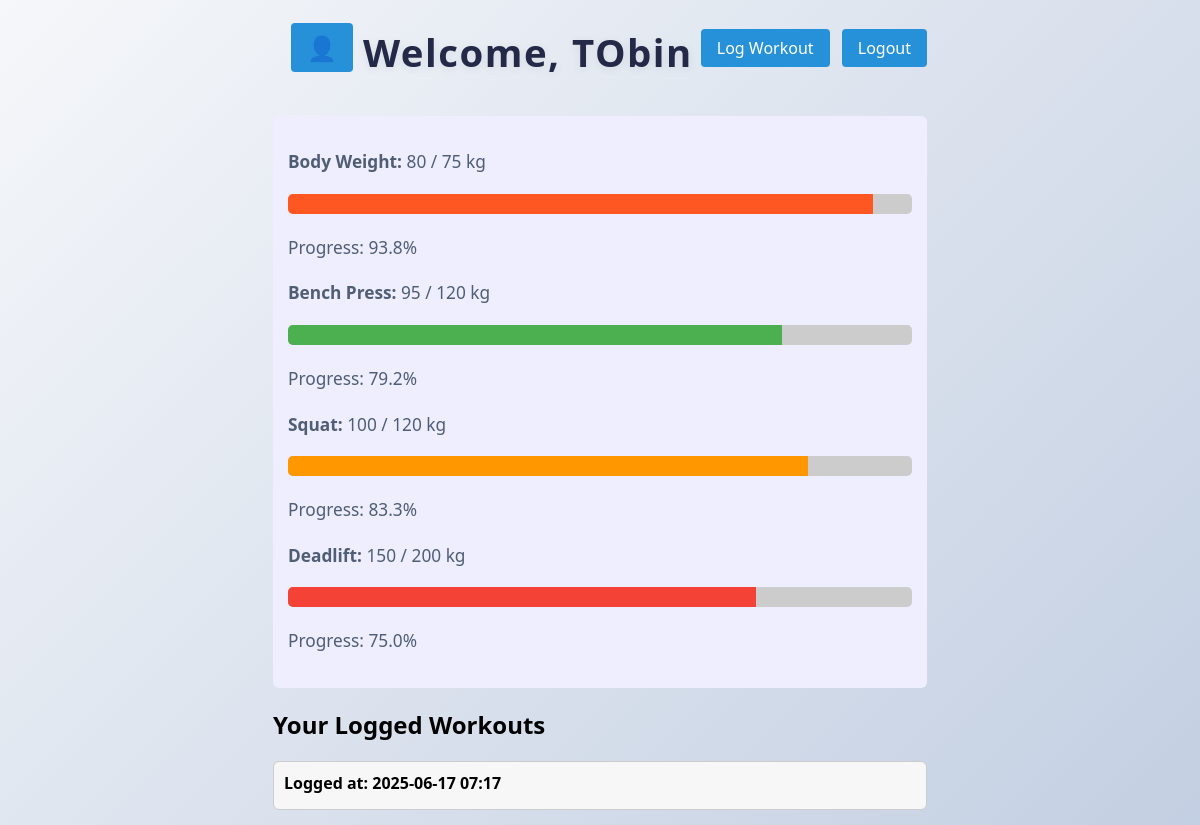
Screenshot of /home (signed in) with the database file from the repository.
### workout_tracker/database_models.py (models this page shows)
class User(db.Model):
    __tablename__ = 'Users Table'
    ID = db.Column(db.Integer, primary_key=True)
    Username = db.Column(db.String, unique=True, nullable=False)
    password_hash = db.Column(db.String, nullable=False)
    Join_date = db.Column(db.String)
    instructions = db.Column(db.Text)
    description = db.Column(db.Text)
    bench_goal = db.Column(db.Integer)
    squat_goal = db.Column(db.Integer)
    deadlift_goal = db.Column(db.Integer)
    bench_current = db.Column(db.Integer)
    squat_current = db.Column(db.Integer)
    deadlift_current = db.Column(db.Integer)
    recovery_phrase = db.Column(db.Text)
    weight_updated = db.Column(db.String)
    current_weight = db.Column(db.Float)
    goal_weight = db.Column(db.Float)

class UserExercise(db.Model):
    __tablename__ = 'UserExercises'
    ID = db.Column(db.Integer, primary_key=True)
    user_id = db.Column(db.Integer, nullable=False)
    duration = db.Column(db.Integer)
    intensity = db.Column(db.Integer)
    calories_burned = db.Column(db.Integer)
    notes = db.Column(db.Text)
    date_completed = db.Column(db.Integer)
    exercises = db.relationship('WorkoutExercise', backref='parent', lazy=True)

### workout_tracker/app.py (the view)
@app.route('/home')
def home():
    if 'user_id' not in session:
        return redirect(url_for('login'))
    user = User.query.get(session['user_id'])
    logs = (
        UserExercise.query
        .filter_by(user_id=user.ID)
        .order_by(UserExercise.date_completed.desc())
        .all()
    )
    grouped = {}
    for log in logs:
        exercises = WorkoutExercise.query.filter_by(user_exercise_id=log.ID).all()
        grouped[log.date_completed] = {
            "meta": log,
            "exercises": exercises
        }
    return render_template('home_page.html', user=user, grouped_workouts=grouped)

### workout_tracker/app.py (called while the page is built)
@app.template_filter('datetimeformat')
def datetimeformat(value):
    return datetime.fromtimestamp(int(value)).strftime('%Y-%m-%d %H:%M')

### Templates/home_page.html (shortened to what this page needs)
<!DOCTYPE html>
<html lang="en">
<head>
    <link rel="stylesheet" href="{{ url_for('static', filename='css/main_styles.css') }}">
</head>
<body>
<div class="center">
    <div class="top-bar">
        <div class="profile-icon">
            <a href="{{ url_for('profile_settings') }}" title="Edit Profile">👤</a>
        </div>
        <h1>Welcome, {{ user.Username }}</h1>
        <div>
            <a href="{{ url_for('log_workout') }}">Log Workout</a>
            <a href="{{ url_for('logout') }}">Logout</a>
        </div>
    </div>
    <div class="goals-info">
        {% if user.current_weight and user.goal_weight %}
            <p><strong>Body Weight:</strong> {{ user.current_weight }} / {{ user.goal_weight }} kg</p>
            {% if user.goal_weight < user.current_weight %}
                {% set weight_progress = (user.goal_weight / user.current_weight) * 100 %}
                <div class="progress-bar">
                    <div class="progress-fill" style="width: {{ weight_progress | round(1) }}%; background: #ff5722;"></div>
                </div>
            {% else %}
                {% set weight_progress = (user.current_weight / user.goal_weight) * 100 %}
                <div class="progress-bar">
                    <div class="progress-fill" style="width: {{ weight_progress | round(1) }}%; background: #4caf50;"></div>
                </div>
            {% endif %}
            <p>Progress: {{ weight_progress | round(1) }}%</p>
        {% endif %}
        {% if user.bench_current and user.bench_goal %}
            <p><strong>Bench Press:</strong> {{ user.bench_current }} / {{ user.bench_goal }} kg</p>
            {% set bench_pct = (user.bench_current / user.bench_goal * 100) %}
            <div class="progress-bar">
                <div class="progress-fill" style="width: {{ bench_pct | round(1) }}%; background: #4CAF50;"></div>
            </div>
            <p>Progress: {{ bench_pct | round(1) }}%</p>
        {% endif %}
        {% if user.squat_current and user.squat_goal %}
            <p><strong>Squat:</strong> {{ user.squat_current }} / {{ user.squat_goal }} kg</p>
            {% set squat_pct = (user.squat_current / user.squat_goal * 100) %}
            <div class="progress-bar">
                <div class="progress-fill" style="width: {{ squat_pct | round(1) }}%; background: #FF9800;"></div>
            </div>
            <p>Progress: {{ squat_pct | round(1) }}%</p>
        {% endif %}
        {% if user.deadlift_current and user.deadlift_goal %}
            <p><strong>Deadlift:</strong> {{ user.deadlift_current }} / {{ user.deadlift_goal }} kg</p>
            {% set dl_pct = (user.deadlift_current / user.deadlift_goal * 100) %}
            <div class="progress-bar">
                <div class="progress-fill" style="width: {{ dl_pct | round(1) }}%; background: #F44336;"></div>
            </div>
            <p>Progress: {{ dl_pct | round(1) }}%</p>
        {% endif %}
    </div>
    <h2>Your Logged Workouts</h2>
    {% if grouped_workouts %}
        {% for ts, block in grouped_workouts.items() %}
        <div class="workout-entry">
            <div class="workout-header" onclick="toggleDetails(this)">
                Logged at: {{ ts | datetimeformat }}
            </div>
        </div>
        {% endfor %}
    {% else %}
        <p>No workouts logged yet.</p>
    {% endif %}
</div>
</body>
</html>

### static/css/main_styles.css (style rules this page uses)
body { background: linear-gradient(135deg, #f5f7fa 0%, #c3cfe2 100%); font-family: 'Segoe UI', Arial, sans-serif; margin: 0; min-height: 100vh; display: flex; flex-direction: column; align-items: center; justify-content: center; }
h1 { color: #232946; margin-bottom: 18px; font-size: 2.4rem; font-weight: 700; letter-spacing: 1.5px; text-shadow: 0 2px 8px rgba(35, 41, 70, 0.08); }
p, label { color: #4f5d75; font-size: 1.08rem; margin-bottom: 18px; line-height: 1.6; }
.workout-entry { margin-bottom: 15px; border: 1px solid #ccc; border-radius: 6px; background: #f7f7f7; padding: 10px; }
.workout-header { font-weight: bold; cursor: pointer; margin-bottom: 5px; }
.top-bar { display: flex; justify-content: space-between; align-items: center; margin-bottom: 20px; }
.top-bar a { padding: 8px 16px; text-decoration: none; background-color: #2691d9; color: white; border-radius: 4px; margin-left: 8px; }
.profile-icon { margin-right: auto; padding: 10px; }
.profile-icon a { font-size: 1.5rem; text-decoration: none; color: #2691d9; }
.goals-info { margin: 20px 0; padding: 15px; background: #eef; border-radius: 6px; }
.progress-bar { background: #ccc; height: 20px; border-radius: 5px; margin-bottom: 20px; overflow: hidden; }
.progress-fill { height: 100%; }
body { font-family: 'Segoe UI', sans-serif; background-color: #f2f2f2; margin: 0; }

### rows the page displays
User: Username "TObin", current_weight "80", goal_weight "75", bench_current "95", bench_goal "120", squat_current "100", squat_goal "120", deadlift_current "150", deadlift_goal "200"
UserExercise: date_completed "2025-06-17 07:17"

### other values shown
{{ weight_progress | round(1) }} "93.8"
{{ bench_pct | round(1) }} "79.2"
{{ squat_pct | round(1) }} "83.3"
{{ dl_pct | round(1) }} "75.0"
